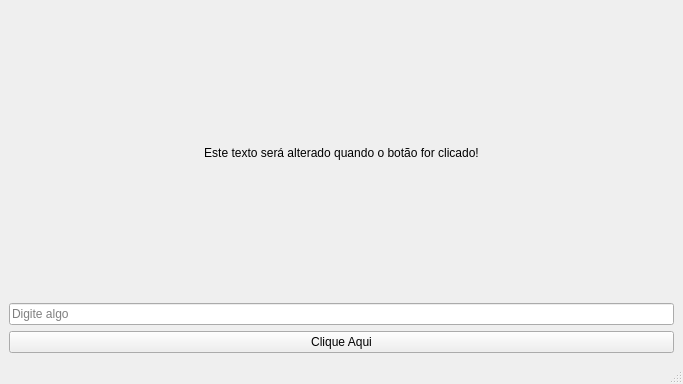
<?xml version="1.0" encoding="UTF-8"?>
<ui version="4.0">
 <class>MainWindow</class>
 <widget class="QMainWindow" name="MainWindow">
  <property name="geometry">
   <rect>
    <x>0</x>
    <y>0</y>
    <width>683</width>
    <height>384</height>
   </rect>
  </property>
  <property name="windowTitle">
   <string>QMainWindow e connect</string>
  </property>
  <property name="windowIcon">
   <iconset>
    <normaloff>../../assets/icons/icon.png</normaloff>../../assets/icons/icon.png</iconset>
  </property>
  <widget class="QWidget" name="centralwidget">
   <layout class="QVBoxLayout" name="verticalLayout">
    <item>
     <widget class="QLabel" name="label">
      <property name="text">
       <string>Este texto será alterado quando o botão for clicado!</string>
      </property>
      <property name="alignment">
       <set>Qt::AlignCenter</set>
      </property>
     </widget>
    </item>
    <item>
     <widget class="QLineEdit" name="line_edit">
      <property name="placeholderText">
       <string>Digite algo</string>
      </property>
     </widget>
    </item>
    <item>
     <widget class="QPushButton" name="push_button">
      <property name="text">
       <string>Clique Aqui</string>
      </property>
     </widget>
    </item>
   </layout>
  </widget>
  <widget class="QMenuBar" name="menubar">
   <property name="geometry">
    <rect>
     <x>0</x>
     <y>0</y>
     <width>683</width>
     <height>29</height>
    </rect>
   </property>
  </widget>
  <widget class="QStatusBar" name="statusbar"/>
  <action name="actionSair">
   <property name="text">
    <string>Sair</string>
   </property>
  </action>
 </widget>
 <resources/>
 <connections/>
</ui>
